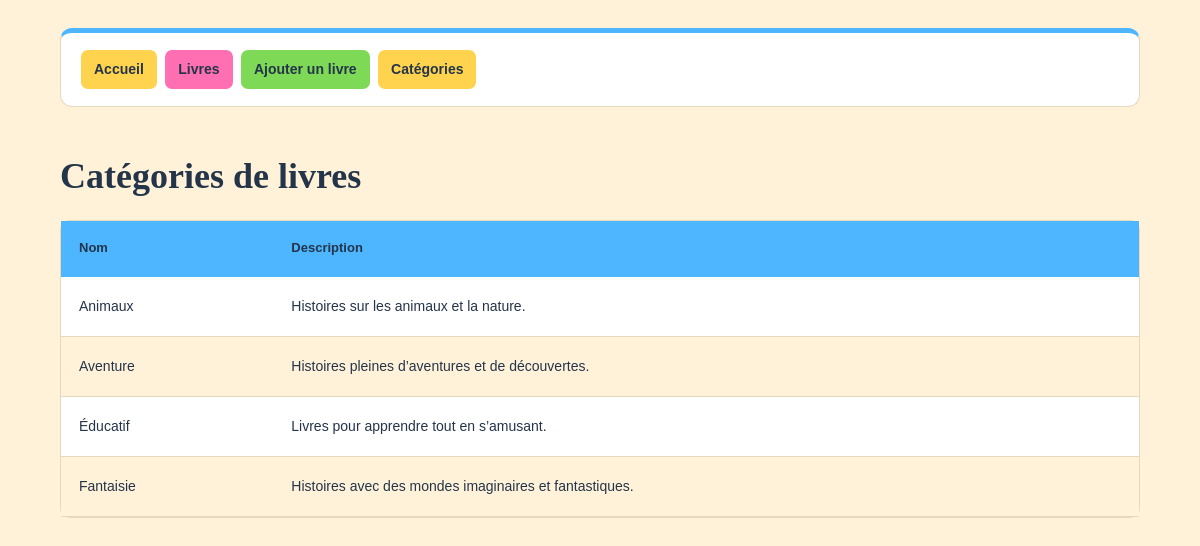
/category-index.php, run on the app's committed database.
### tables this page shows
CREATE TABLE `category` (
  `id` int NOT NULL AUTO_INCREMENT,
  `name` varchar(100) NOT NULL,
  `description` text,
  PRIMARY KEY (`id`)
);

### Classe/CRUD.php (called while the page is built, shortened)
<?php
class CRUD extends PDO {
    public function select(string $table, $field = "id", $order = "ASC"):array{
        $sql = "SELECT * FROM $table ORDER BY $field $order";
        $stmt = $this->query($sql);
        return $stmt->fetchAll();
    }
}

### Classe/Category.php (called while the page is built)
<?php
require_once('Classe/CRUD.php');
class Category extends CRUD {
    protected string $table = 'category';
    public function all():array{
        return $this->select($this->table, 'name');
    }
}

### category-index.php (the view, shortened to what this page needs)
<?php
require_once('Classe/Category.php');
$model = new Category;
$categories = $model->all();
?>
<!DOCTYPE html>
<html lang="fr">
<head>
    <link rel="stylesheet" href="css/style.css">
</head>
<body>
    <?php require_once('includes/nav.php'); ?>
    <h1>Catégories de livres</h1>
    <table class="categories-table">
        <thead><tr><th>Nom</th><th>Description</th></tr></thead>
        <tbody>
            <?php foreach($categories as $category){ ?>
                <tr><td><?= htmlspecialchars($category['name'], ENT_QUOTES, 'UTF-8'); ?></td><td><?= htmlspecialchars('' . $category['description'], ENT_QUOTES, 'UTF-8'); ?></td></tr>
            <?php } ?>
        </tbody>
    </table>
</body>
</html>

### css/style.css (style rules this page uses)
body { margin: 0 auto; padding: 28px 5% 64px; max-width: 1240px; background-color: #FFF2D9; color: #243449; font-family: Arial, Helvetica, sans-serif; font-size: 16px; line-height: 1.65; }
h1, h2 { margin: 0 0 22px; color: #243449; font-family: Georgia, 'Times New Roman', serif; font-weight: bold; line-height: 1.2; }
h1 { font-size: 36px; }
.categories-table { display: table; width: 100%; }
table { display: block; width: 100%; margin: 8px 0 32px; overflow-x: auto; border: 1px solid #e5d8bf; border-radius: 10px; border-spacing: 0; background-color: #ffffff; font-size: 14px; }
th { padding: 16px 18px; background-color: #4DB6FF; border-bottom: 2px solid #4DB6FF; color: #243449; font-size: 13px; text-align: left; white-space: nowrap; }
td { padding: 18px; border-bottom: 1px solid #e5d8bf; vertical-align: top; }
tr:nth-child(even) { background-color: #FFF2D9; }

### data on the page
category: name "Animaux", description "Histoires sur les animaux et la nature."
category: name "Aventure", description "Histoires pleines d’aventures et de découvertes."
category: name "Éducatif", description "Livres pour apprendre tout en s’amusant."
category: name "Fantaisie", description "Histoires avec des mondes imaginaires et fantastiques."
